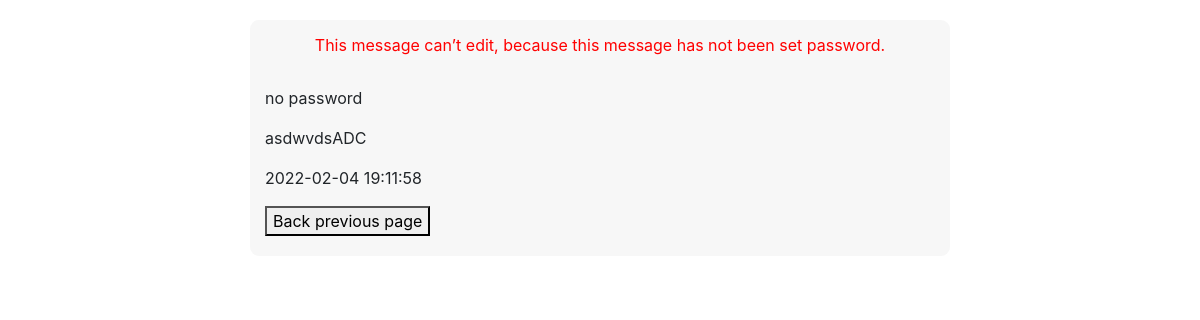
/edit_form.php?id_message=59, run on the app's committed database.
### tables this page shows
CREATE TABLE `messages` (
  `id_message` int(4) NOT NULL,
  `title` varchar(32) NOT NULL,
  `body` varchar(200) NOT NULL,
  `pass` varchar(32) NOT NULL,
  `time` datetime NOT NULL
);

### Database.php (called while the page is built, shortened)
<?php
class Database
{
    public $mysqli;
    function __construct() {
        $mysqli = new mysqli(self::HOST, self::USERNAME, self::PASSWORD, self::DATABASE_NAME);
        return $this->mysqli = $mysqli;
    }
    public function selectMessageDataById($idMessage) {
        $mysqli = $this->mysqli;
        $sql = "SELECT * FROM messages " .
            "WHERE id_message=$idMessage";
        $result = $mysqli->query($sql);
        while($data = $result->fetch_array()){
            $arrResult[] = $data;
        }
        return $arrResult;
    }
}
?>

### edit_form.php (the view, shortened to what this page needs)
<!DOCTYPE html>
<html>
    <head>
        <link rel="stylesheet" href="bootstrap-4.1.3/css/bootstrap.min.css">
        <link rel="stylesheet" href="style.css">
    </head>
    <body>
        <div class="container">
			<?php
			require_once "Database.php";
            $database = new Database();
			$idMessage = $_REQUEST["id_message"];
			$previous = $_REQUEST["current_page"];
			$arrResult = $database->selectMessageDataById($idMessage);
			if ($arrResult){
				foreach ($arrResult as $result){
					if(!$result['pass']) {
						echo '
							<div class="attention_text">
								<p class="alert">This message can’t edit, because this message has not been set password.</p>
							</div>
							<p>'.$result['title'].'</p>
							<p>'.$result['body'].'</p>
							<p>'.$result['time'].'</p>
							<form method="POST" class="confirmation_warning_area">
								<button type="submit" formaction="'.$previous.'">Back previous page</button>
							</form>
								';
					}
				}
			}
			?>
        </div>
    </body>
</html>

### style.css (style rules this page uses)
body { margin: 0; padding: 0; }
.container { width: 700px; display: flex; flex-flow: column; background-color: rgba(245, 245, 245, 0.8); margin-top: 20px; margin-bottom: 20px; border-radius: 9px; }
.attention_text { color: red; margin: auto; }
.confirmation_warning_area { padding-bottom: 20px; }

### data on the page
messages: title "no password", body "asdwvdsADC", time "2022-02-04 19:11:58"
